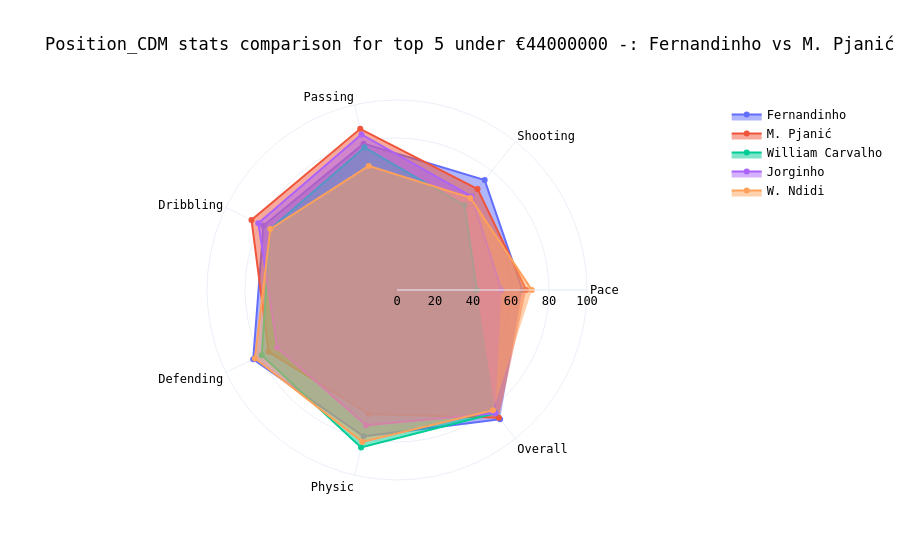

Notebook code for this chart:
### Code cell
# Top 5 players in Central Defensive Midfielder(CDM) position under €44,000,000

position('cdm', 44000000)

### Figure 1 — Plotly figure (JSON) as saved in the notebook; plotly's stock layout.template omitted (floating-point values rounded to 4 significant figures)
{"data": [{"fill": "toself", "name": "Fernandinho", "r": [66, 74, 79, 78, 84, 79, 87], "theta": ["Pace", "Shooting", "Passing", "Dribbling", "Defending", "Physic", "Overall"], "type": "scatterpolar"}, {"fill": "toself", "name": "M. Pjanić", "r": [68, 68, 87, 85, 75, 67, 86], "theta": ["Pace", "Shooting", "Passing", "Dribbling", "Defending", "Physic", "Overall"], "type": "scatterpolar"}, {"fill": "toself", "name": "William Carvalho", "r": [42, 57, 77, 74, 79, 85, 83], "theta": ["Pace", "Shooting", "Passing", "Dribbling", "Defending", "Physic", "Overall"], "type": "scatterpolar"}, {"fill": "toself", "name": "Jorginho", "r": [55, 63, 84, 81, 70, 73, 83], "theta": ["Pace", "Shooting", "Passing", "Dribbling", "Defending", "Physic", "Overall"], "type": "scatterpolar"}, {"fill": "toself", "name": "W. Ndidi", "r": [71, 62, 67, 74, 83, 82, 81], "theta": ["Pace", "Shooting", "Passing", "Dribbling", "Defending", "Physic", "Overall"], "type": "scatterpolar"}], "layout": {"font": {"color": "#000000", "family": "Cambria, monospace", "size": 12}, "polar": {"radialaxis": {"range": [0, 100], "visible": true}}, "showlegend": true, "title": {"text": "Position_CDM stats comparison for top 5 under €44000000 -: Fernandinho vs M. Pjanić vs William Carvalho vs Jorginho vs W. Ndidi"}}}
